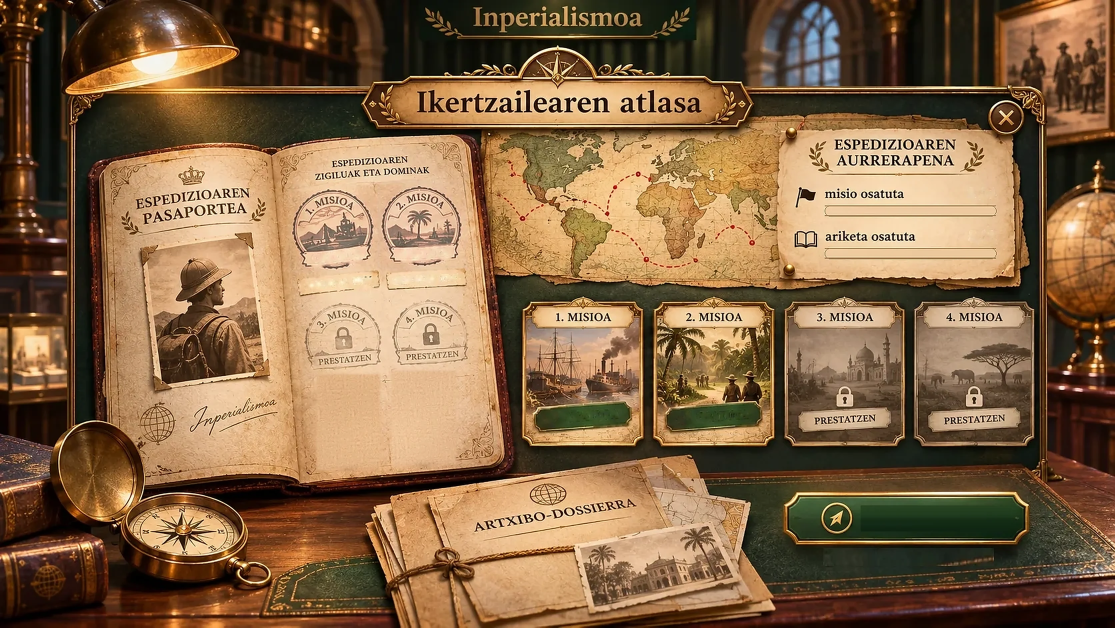
#> input picture assets/atlas-escena-base-2x-v26.webp, 3344 x 1882 px, given in place of m2-reference-open-leather.webp, which was not available (shown at 1/3 size)
$ python recover-m2-original-icons.py
#> lines starting #> are read from the running program, lines starting #| are printed output that depends on the picture
#!/usr/bin/env python3
"""Recupera los ocho dibujos de la maleta histórica, sin sustituir sus motivos.

Fuentes existentes de la maqueta original, conservadas en Git:
 - assets/m2-reference-open-leather.webp (pan, chimeneas, trigo, cruz, familia, barco, libros)
 - assets/m2-atlas-original-mission.webp (misionero)
Los recortes proceden de la imagen original, no de imágenes generadas nuevas.
El escalado a 720x540 mejora la definición a tamaño de tarjeta, pero no crea
detalle histórico que no esté en las fuentes.
"""
from pathlib import Path
from PIL import Image, ImageDraw, ImageFilter, ImageEnhance
import math

ROOT=Path(__file__).resolve().parents[1]
ASSETS=ROOT/'assets'
SRC=Image.open(ASSETS/'m2-reference-open-leather.webp').convert('RGB')
#> SRC is the input picture: PIL image 3344x1882 RGB; mean R, G, B 131.9, 100.8, 69
MISSION=Image.open(ASSETS/'m2-atlas-original-mission.webp').convert('RGB')
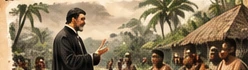
#> input picture assets/m2-atlas-original-mission.webp, 248 x 70 px
#> MISSION is the input picture: PIL image 248x70 RGB; mean R, G, B 140.4, 121.9, 94
# Bounds cerrados antes del texto impreso en la vieja pintura.
CUTS={
  'growth':(SRC,(271,42,357,83)),
  'conditions':(SRC,(176,40,251,89)),
  'better':(SRC,(65,40,151,88)),
  'conversion':(SRC,(184,145,222,194)),
  'settlement':(SRC,(386,39,456,83)),
  'missions':(MISSION,(0,0,248,78)),
  'oceania':(SRC,(385,149,470,193)),
  'faith':(SRC,(271,149,359,192)),
}
for key,(source,box) in CUTS.items():
  crop=source.crop(box)
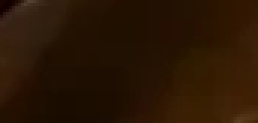
#> crop: PIL image 86x41 RGB (shown 3 times larger); mean R, G, B 42, 21.5, 3.7
  w,h=crop.size
#> w = 86; h = 41
  pix=crop.load()
  alpha=Image.new('L',(w,h))
#> alpha: PIL image 86x41 L; every value is 0
  mask=alpha.load()
  for y in range(h):
    for x in range(w):
      r,g,b=pix[x,y]
      luma=.2126*r+.7152*g+.0722*b
      # El papel antiguo se vuelve transparente; la tinta y los objetos
      # históricos siguen visibles. El centro no se sustituye por iconos.
      amount=max(0,min(1,(207-luma)/68))
      v=max(0,min(255,round(255*(amount-.08)/.92)))
      # Borde suave para evitar filtrar los márgenes de las cartelas.
      ex=abs((x+.5-w/2)/(w*.55))
      ey=abs((y+.5-h/2)/(h*.56))
      border=max(0,min(1,(1.20-ex*ex-ey*ey)*4))
      # Desvanecer especialmente los cuatro bordes del recorte del misionero:
      # su fuente es una fotografía panorámica y no una figura aislada.
      if key=='missions':
        fade=min(x,w-1-x,y,h-1-y)
        border*=max(0,min(1,fade/8))
      mask[x,y]=round(v*border)
  if key=='better':
    # La miga es clara: preservar el pan completo, sin perforar sus luces.
    outline=Image.new('L',(w,h))
    d=ImageDraw.Draw(outline)
    d.polygon([(3,36),(7,27),(21,17),(38,10),(60,3),(72,4),(80,10),(82,21),(72,31),(51,39),(29,44),(9,44)],fill=255)
    alpha=outline.filter(ImageFilter.GaussianBlur(.9))
  else:
    alpha=alpha.filter(ImageFilter.GaussianBlur(.46))
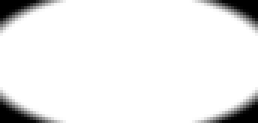
#> alpha: PIL image 86x41 L (shown 3 times larger); min 0, max 255, mean 235
  result=crop.convert('RGBA')
  result.putalpha(alpha)
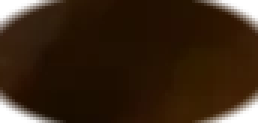
#> result: PIL image 86x41 RGBA (shown 3 times larger); mean R, G, B, A 42, 21.5, 3.7, 235; transparent parts drawn white
  # El origen se conserva. Lanczos + unsharp mejora el escalado.
  maxwidth,maxheight=620,350
  scale=min(maxwidth/w,maxheight/h)
#> scale = 7.21
  item=result.resize((round(w*scale),round(h*scale)),Image.Resampling.LANCZOS)
  rgba=item.split()
  sharpen=Image.merge('RGB',rgba[:3]).filter(ImageFilter.UnsharpMask(radius=1.15,percent=85,threshold=3))
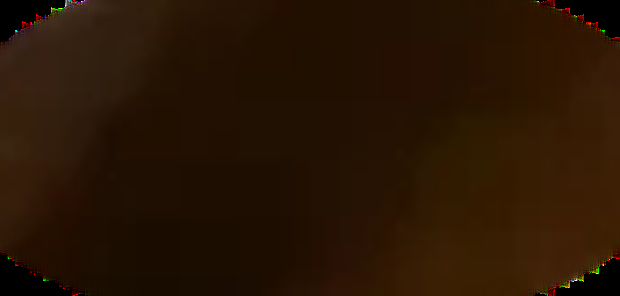
#> sharpen: PIL image 620x296 RGB; mean R, G, B 40.6, 20.7, 3.4
  item=Image.merge('RGBA',(*sharpen.split(),rgba[3]))
  canvas=Image.new('RGBA',(720,540),(0,0,0,0))
#> canvas: PIL image 720x540 RGBA; every value is 0
  canvas.alpha_composite(item,((720-item.width)//2,(540-item.height)//2))
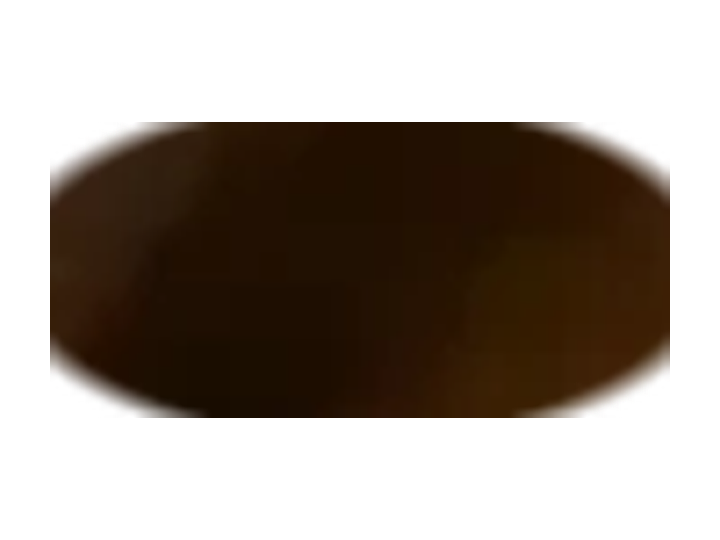
#> canvas: PIL image 720x540 RGBA; mean R, G, B, A 19.2, 9.8, 1.6, 110.9; transparent parts drawn white
  out=ASSETS/f'm2-vintage-{key}-transparent.webp'
  canvas.save(out,'WEBP',quality=89,method=6)
  assert Image.open(out).getpixel((0,0))[3]==0
#> (the run stopped early here; a loop or call above may not have finished)
